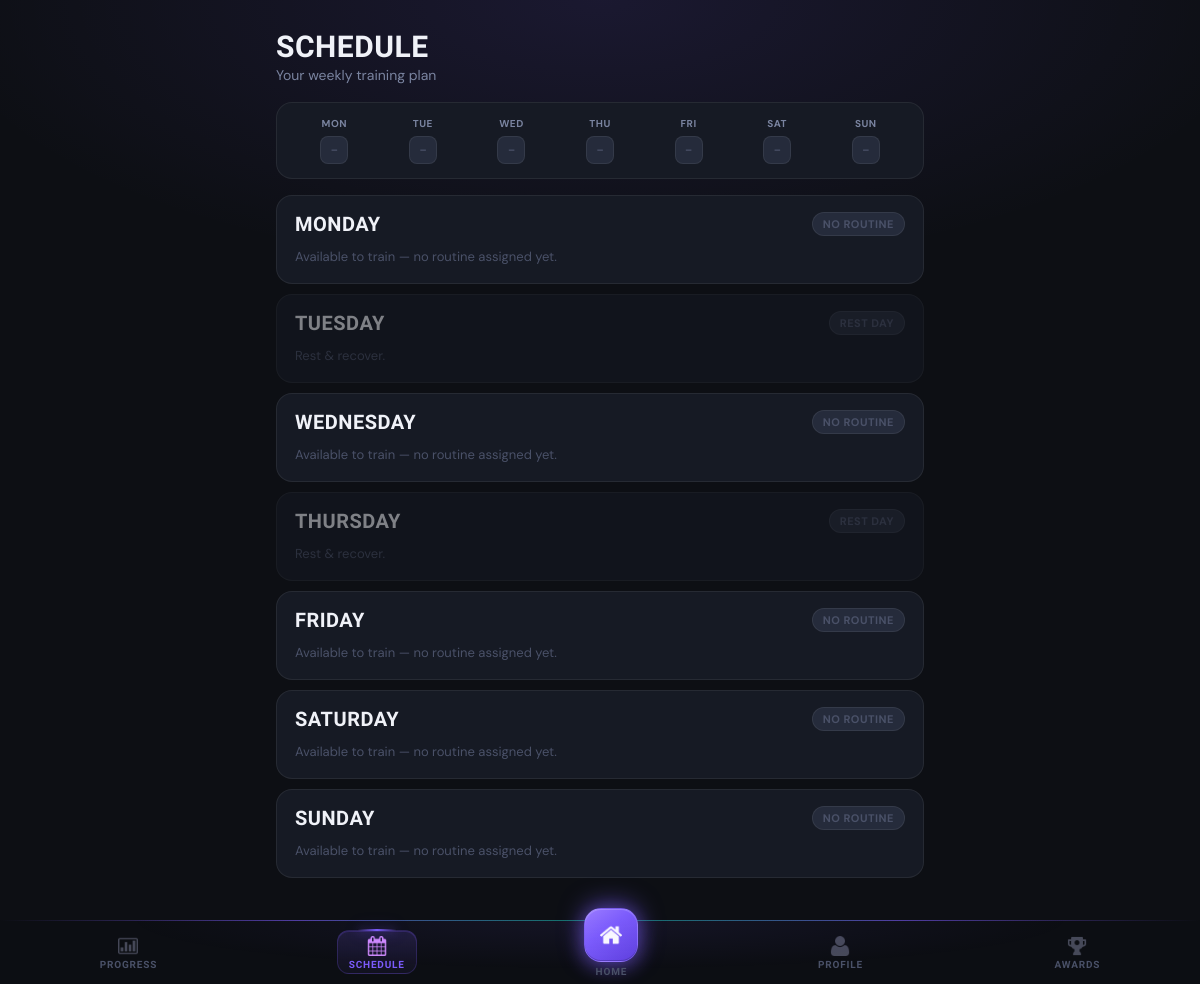
Page /schedule (signed in) on the committed database.
### tables this page shows
CREATE TABLE client_availability (
                availability_id INTEGER PRIMARY KEY AUTOINCREMENT,
                client_id INTEGER NOT NULL,
                day_of_week TEXT NOT NULL,
                is_available BOOLEAN DEFAULT 1,
                FOREIGN KEY (client_id) REFERENCES clients(client_id) ON DELETE CASCADE,
                UNIQUE(client_id, day_of_week)
            );

### main.py (the view, shortened to what this page needs)
@app.route('/schedule')
@login_required
def schedule():
    client_id = session['client_id']
    client = Client.get_by_id(client_id)
    weekly_schedule = client.get_weekly_schedule()
    availability = client.get_availability()
    all_days = ['Monday', 'Tuesday', 'Wednesday', 'Thursday', 'Friday', 'Saturday', 'Sunday']
    session_ctrl = WorkoutSessionController()
    today = date.today().strftime('%Y-%m-%d')
    return render_template(
        'schedule.html',
        schedule=weekly_schedule,  # renamed variable
        all_days=all_days,
        availability=availability
    )

### database/db_manager.py (called while the page is built)
    def connect(self):
        self.conn = sqlite3.connect(self.db_name)
        self.conn.row_factory = sqlite3.Row  # Access columns by name
        self.cursor = self.conn.cursor()

    def disconnect(self):
        if self.conn:
            self.conn.close()

    def execute_query(self, query, params=None):
        self.connect()
        if params:
            self.cursor.execute(query, params)
        else:
            self.cursor.execute(query)
        results = self.cursor.fetchall()
        self.disconnect()
        return results

### main.py (called while the page is built)
def login_required(f):
    @wraps(f)
    def decorated_function(*args, **kwargs):
        if 'client_id' not in session:
            return redirect(url_for('login'))
        return f(*args, **kwargs)
    return decorated_function

### models/client.py (called while the page is built)
    def get_availability(self):
        db = DatabaseManager()
        query = '''
            SELECT day_of_week FROM client_availability
            WHERE client_id=? AND is_available=1
        '''
        results = db.execute_query(query, (self.client_id,))
        return [row['day_of_week'] for row in results]

    def get_weekly_schedule(self):
        db = DatabaseManager()
        query = '''
            SELECT ra.day_of_week, r.routine_id, r.routine_name, r.description
            FROM routine_assignments ra
            JOIN routines r ON ra.routine_id = r.routine_id
            WHERE ra.client_id=? AND ra.is_active=1
        '''
        results = db.execute_query(query, (self.client_id,))
        return {row['day_of_week']: dict(row) for row in results}

    @staticmethod
    def get_by_id(client_id):
        db = DatabaseManager()
        query = 'SELECT * FROM clients WHERE client_id=?'
        result = db.execute_query(query, (client_id,))
        if result:
            row = result[0]
            client = Client(
                client_id=row['client_id'],
                phone_number=row['phone_number'],
                first_name=row['first_name'],
                last_name=row['last_name'],
                email=row['email'],
                date_of_birth=row['date_of_birth'],
                gender=row['gender'],
                profile_photo_path=row['profile_photo_path'],
                status=row['status']
            )
            client.registration_date = row['registration_date']
            return client
        return None

### templates/schedule.html (shortened to what this page needs)
{% extends "base.html" %}
{% block content %}
<div class="page-header">
    <h1>Schedule</h1>
    <p>Your weekly training plan</p>
</div>
{% set day_shorts = {'Monday':'MON','Tuesday':'TUE','Wednesday':'WED','Thursday':'THU','Friday':'FRI','Saturday':'SAT','Sunday':'SUN'} %}
{% set today_name = '' %}
<div class="week-strip">
    {% for day in all_days %}
    {% set short = day_shorts[day] %}
    <div class="week-day-chip">
        <span class="week-day-lbl">{{ short }}</span>
        {% if day in schedule %}
            {% set st = schedule[day].status if 'status' in schedule[day] else 'not_started' %}
            <div class="week-day-dot has-routine {% if st == 'completed' %}is-done{% endif %}">
                {% if st == 'completed' %}✓{% else %}{{ short[0] }}{% endif %}
            </div>
        {% else %}
            <div class="week-day-dot">–</div>
        {% endif %}
    </div>
    {% endfor %}
</div>
{% for day in all_days %}
<div class="day-card {% if day in schedule and schedule[day].status is defined %}{% endif %} {% if day not in schedule and day not in availability %}rest{% endif %}">
    <div class="day-header">
        <div class="day-name">{{ day }}</div>
        {% if day in schedule %}
            {% set st = schedule[day].status if 'status' in schedule[day] else 'not_started' %}
            {% if st == 'completed' %}
                <span class="day-badge badge-done">✓ Done</span>
            {% elif st == 'in_progress' %}
                <span class="day-badge badge-progress">In Progress</span>
            {% else %}
                <span class="day-badge badge-upcoming">Workout Day</span>
            {% endif %}
        {% elif day in availability %}
            <span class="day-badge badge-rest">No Routine</span>
        {% else %}
            <span class="day-badge badge-rest">Rest Day</span>
        {% endif %}
    </div>
    {% if day in schedule %}
        <div class="routine-name">{{ schedule[day].routine_name }}</div>
        <div class="routine-desc">{{ schedule[day].description or 'Ready to train.' }}</div>
        {% set st = schedule[day].status if 'status' in schedule[day] else 'not_started' %}
        {% if st == 'completed' %}
            <a href="{{ url_for('workout', routine_id=schedule[day].routine_id) }}" class="btn-day btn-day-done">
                ✓ Completed
            </a>
        {% elif st == 'in_progress' %}
            <a href="{{ url_for('workout', routine_id=schedule[day].routine_id) }}" class="btn-day btn-day-continue">
                ▶ Continue →
            </a>
        {% else %}
            <a href="{{ url_for('workout', routine_id=schedule[day].routine_id) }}" class="btn-day btn-day-start">
                Start →
            </a>
        {% endif %}
    {% elif day in availability %}
        <div class="no-routine">Available to train — no routine assigned yet.</div>
    {% else %}
        <div class="no-routine">Rest & recover.</div>
    {% endif %}
</div>
{% endfor %}
{% endblock %}

### templates/base.html (shortened to what this page needs)
<!DOCTYPE html>
<html lang="en">
<head>
</head>
<body>
    {% if session.client_id %}
    <div class="bottom-nav">
        <a href="{{ url_for('progress') }}"
           class="nav-item {% if request.endpoint == 'progress' %}active{% endif %}">
            <img src="/static/icons/progress.png" alt="">
            <span>Progress</span>
        </a>
        <a href="{{ url_for('schedule') }}"
           class="nav-item {% if request.endpoint == 'schedule' %}active{% endif %}">
            <img src="/static/icons/schedule.png" alt="">
            <span>Schedule</span>
        </a>
        <a href="{{ url_for('dashboard') }}"
           class="nav-item-home {% if request.endpoint == 'dashboard' %}active{% endif %}">
            <div class="nav-home-btn">
                <img src="/static/icons/home.png" alt="">
            </div>
            <span>Home</span>
        </a>
        <a href="{{ url_for('profile') }}"
           class="nav-item {% if request.endpoint == 'profile' %}active{% endif %}">
            <img src="/static/icons/profile.png" alt="">
            <span>Profile</span>
        </a>
        <a href="{{ url_for('achievements') }}"
           class="nav-item {% if request.endpoint == 'achievements' %}active{% endif %}">
            <img src="/static/icons/achievment.png" alt="">
            <span>Awards</span>
        </a>
    </div>
    {% endif %}
    <div class="container">
        {% block content %}{% endblock %}
    </div>
</body>
</html>

### templates/base.html (style rules this page uses)
:root { --brand: #7c5cfc; --brand-glow: rgba(124, 92, 252, 0.35); --brand-dim: rgba(124, 92, 252, 0.12); --green: #00e5a0; --green-glow: rgba(0, 229, 160, 0.3); --amber: #ffb020; --red: #ff4757; --bg: #0d0f14; --surface: #161a24; --surface-2: #1e2330; --surface-3: #252b3b; --border: rgba(255,255,255,0.07); --border-2: rgba(255,255,255,0.12); --text: #f0f2f8; --text-muted: #7a84a0; --text-dim: #4a5168; --radius: 16px; --radius-sm: 10px; --font-display:'Barlow Condensed', sans-serif; --font-body: 'DM Sans', sans-serif; --nav-height: 64px; }
*, *::before, *::after { margin: 0; padding: 0; box-sizing: border-box; }
body { font-family: var(--font-body); background: var(--bg); color: var(--text); min-height: 100vh; padding-top: 16px; padding-bottom: calc(var(--nav-height) + 32px); background-image: radial-gradient(ellipse 80% 40% at 50% 0%, rgba(124,92,252,0.12) 0%, transparent 70%); }
.bottom-nav { position: fixed; bottom: 0; left: 0; right: 0; height: var(--nav-height); z-index: 500; background: rgba(13, 15, 20, 0.88); backdrop-filter: blur(24px); -webkit-backdrop-filter: blur(24px); display: flex; justify-content: space-around; align-items: center; padding: 0 4px; overflow: visible; }
.bottom-nav::before { content: ''; position: absolute; top: 0; left: 0; right: 0; height: 1px; background: linear-gradient( 90deg, transparent 0%, rgba(124,92,252,0.6) 25%, rgba(0,229,160,0.5) 50%, rgba(124,92,252,0.6) 75%, transparent 100% ); }
.bottom-nav::after { content: ''; position: absolute; top: 0; left: 10%; right: 10%; height: 50px; background: radial-gradient(ellipse at 50% 0%, rgba(124,92,252,0.08), transparent 70%); pointer-events: none; }
.nav-item { display: flex; flex-direction: column; align-items: center; justify-content: center; gap: 3px; color: var(--text-dim); text-decoration: none; padding: 6px 12px 4px; border-radius: 12px; transition: all 0.22s ease; position: relative; min-width: 52px; -webkit-tap-highlight-color: transparent; }
.nav-item img { width: 20px; height: 20px; filter: brightness(0) saturate(100%) invert(28%) sepia(12%) saturate(600%) hue-rotate(195deg); transition: all 0.22s ease; }
.nav-item span { font-family: var(--font-display); font-size: 10px; font-weight: 700; letter-spacing: 0.8px; text-transform: uppercase; transition: all 0.22s ease; }
.nav-item.active { color: var(--brand); }
.nav-item.active::before { content: ''; position: absolute; inset: 0; background: linear-gradient(180deg, rgba(124,92,252,0.16), rgba(124,92,252,0.05)); border-radius: 12px; border: 1px solid rgba(124,92,252,0.22); box-shadow: inset 0 1px 0 rgba(124,92,252,0.2); }
.nav-item.active::after { content: ''; position: absolute; top: -1px; left: 25%; right: 25%; height: 2px; background: linear-gradient(90deg, transparent, var(--brand), transparent); border-radius: 99px; box-shadow: 0 0 8px var(--brand-glow), 0 0 16px var(--brand-glow); }
.nav-item.active img { filter: brightness(0) saturate(100%) invert(48%) sepia(80%) saturate(800%) hue-rotate(225deg) brightness(115%); }
.nav-item-home { display: flex; flex-direction: column; align-items: center; justify-content: center; gap: 4px; text-decoration: none; margin-top: -20px; position: relative; -webkit-tap-highlight-color: transparent; }
.nav-home-btn { width: 54px; height: 54px; border-radius: 17px; background: linear-gradient(145deg, #9b7cff, var(--brand) 40%, #5e3fde); display: flex; align-items: center; justify-content: center; box-shadow: 0 -4px 24px rgba(124,92,252,0.55), 0 6px 20px rgba(124,92,252,0.4), inset 0 1px 0 rgba(255,255,255,0.18), inset 0 -1px 0 rgba(0,0,0,0.2); border: 1px solid rgba(255,255,255,0.1); transition: all 0.22s cubic-bezier(0.34, 1.56, 0.64, 1); }
.nav-home-btn img { width: 22px; height: 22px; filter: brightness(0) invert(1); transition: transform 0.22s ease; }
.nav-item-home span { font-family: var(--font-display); font-size: 10px; font-weight: 700; letter-spacing: 0.8px; text-transform: uppercase; color: var(--text-dim); transition: color 0.22s; }
.container { max-width: 680px; margin: 0 auto; padding: 16px 16px 0; }
h1, h2, h3 { font-family: var(--font-display); color: var(--text); text-transform: uppercase; letter-spacing: 0.5px; font-weight: 800; }
h1 { font-size: 32px; line-height: 1; margin-bottom: 6px; }
p { color: var(--text-muted); font-size: 14px; line-height: 1.6; }

### rows in the picture
client_availability: day_of_week "MONDAY", shows "NO ROUTINE", shows "Available to train — no routine assigned yet."
client_availability: day_of_week "WEDNESDAY", shows "NO ROUTINE", shows "Available to train — no routine assigned yet."
client_availability: day_of_week "FRIDAY", shows "NO ROUTINE", shows "Available to train — no routine assigned yet."
client_availability: day_of_week "SATURDAY", shows "NO ROUTINE", shows "Available to train — no routine assigned yet."
client_availability: day_of_week "SUNDAY", shows "NO ROUTINE", shows "Available to train — no routine assigned yet."

### other values in the picture
{{ short }} "MON" "TUE" "WED" "THU" "FRI" "SAT" "SUN"
{{ day }} "TUESDAY" "THURSDAY"
